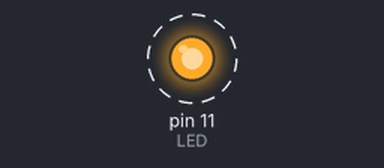
Recording of a sketch running on a simulated Arduino Uno, built with avr-gcc and run on an emulated ATmega328P. Shown: output pins drawn as LEDs (lit = HIGH). Dashed ring = blinking.

Above: at 0.5 s.
Timing chart, 0 to 3.0 s (numbered marks = the images above):
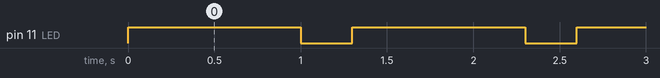

Measured:
- by itself, pin 11 (LED): alternates HIGH for 1.0 s and LOW for 0.30 s

The sketch:

seee-blink_led.ino
```cpp
const int LED = 11;

void setup()
{
  pinMode(LED, OUTPUT);
}

void loop()
{
  digitalWrite(LED, HIGH);
  delay(1000); // Wait for 1000 millisecond(s)
  digitalWrite(LED, LOW);
  delay(300); // Wait for 300 millisecond(s)
}
```
